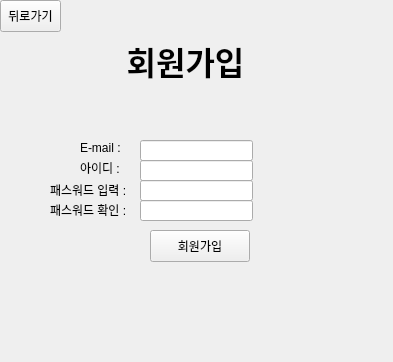
<?xml version="1.0" encoding="UTF-8"?>
<ui version="4.0">
 <class>login</class>
 <widget class="QWidget" name="login">
  <property name="geometry">
   <rect>
    <x>0</x>
    <y>0</y>
    <width>393</width>
    <height>362</height>
   </rect>
  </property>
  <property name="windowTitle">
   <string>Form</string>
  </property>
  <widget class="QLineEdit" name="lineEdit">
   <property name="geometry">
    <rect>
     <x>140</x>
     <y>140</y>
     <width>113</width>
     <height>21</height>
    </rect>
   </property>
  </widget>
  <widget class="QLabel" name="label">
   <property name="geometry">
    <rect>
     <x>80</x>
     <y>140</y>
     <width>51</width>
     <height>16</height>
    </rect>
   </property>
   <property name="text">
    <string>E-mail :</string>
   </property>
  </widget>
  <widget class="QLabel" name="label_2">
   <property name="geometry">
    <rect>
     <x>80</x>
     <y>160</y>
     <width>51</width>
     <height>16</height>
    </rect>
   </property>
   <property name="text">
    <string>아이디 :</string>
   </property>
  </widget>
  <widget class="QLineEdit" name="lineEdit_2">
   <property name="geometry">
    <rect>
     <x>140</x>
     <y>160</y>
     <width>113</width>
     <height>21</height>
    </rect>
   </property>
  </widget>
  <widget class="QLabel" name="label_3">
   <property name="geometry">
    <rect>
     <x>50</x>
     <y>180</y>
     <width>81</width>
     <height>20</height>
    </rect>
   </property>
   <property name="text">
    <string>패스워드 입력 :</string>
   </property>
  </widget>
  <widget class="QLabel" name="label_4">
   <property name="geometry">
    <rect>
     <x>50</x>
     <y>200</y>
     <width>91</width>
     <height>20</height>
    </rect>
   </property>
   <property name="text">
    <string>패스워드 확인 : </string>
   </property>
  </widget>
  <widget class="QLineEdit" name="lineEdit_3">
   <property name="geometry">
    <rect>
     <x>140</x>
     <y>180</y>
     <width>113</width>
     <height>21</height>
    </rect>
   </property>
  </widget>
  <widget class="QLineEdit" name="lineEdit_4">
   <property name="geometry">
    <rect>
     <x>140</x>
     <y>200</y>
     <width>113</width>
     <height>21</height>
    </rect>
   </property>
  </widget>
  <widget class="QLabel" name="label_5">
   <property name="geometry">
    <rect>
     <x>90</x>
     <y>30</y>
     <width>191</width>
     <height>61</height>
    </rect>
   </property>
   <property name="font">
    <font>
     <family>Nanum Gothic</family>
     <pointsize>24</pointsize>
     <bold>true</bold>
    </font>
   </property>
   <property name="text">
    <string>회원가입</string>
   </property>
   <property name="alignment">
    <set>Qt::AlignmentFlag::AlignCenter</set>
   </property>
  </widget>
  <widget class="QPushButton" name="backButton">
   <property name="geometry">
    <rect>
     <x>0</x>
     <y>0</y>
     <width>61</width>
     <height>32</height>
    </rect>
   </property>
   <property name="text">
    <string>뒤로가기</string>
   </property>
  </widget>
  <widget class="QPushButton" name="signInButton">
   <property name="geometry">
    <rect>
     <x>150</x>
     <y>230</y>
     <width>100</width>
     <height>32</height>
    </rect>
   </property>
   <property name="text">
    <string>회원가입</string>
   </property>
  </widget>
 </widget>
 <resources/>
 <connections/>
</ui>
